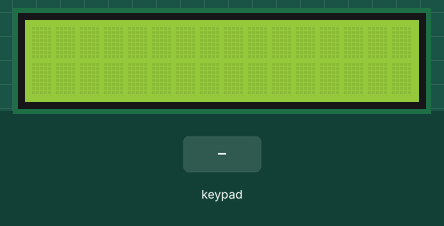
Simulated run of this sketch. Board: Arduino Mega 2560, built with avr-gcc and run on an emulated ATmega2560. Parts: 16×2 character LCD. The inputs (shaded band) are chosen by the test bench. What the sketch prints to the serial monitor is not drawn.

Above: at 1.2 s.
1.3 s: keypad keys 5 3 5 1 4 9 4 7 # pressed 0.4 s apart
At 4.9 s:
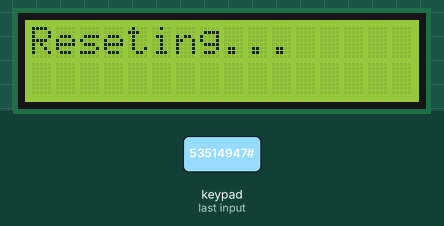
6.4 s: key '2' pressed
At 6.9 s:
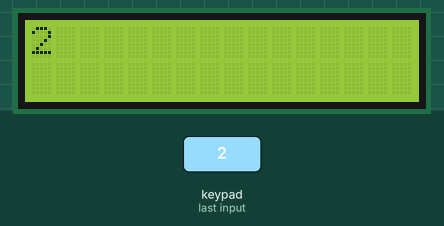
7.9 s: keypad keys 5 3 5 1 4 9 4 7 * pressed 0.4 s apart
At 8.1 s:
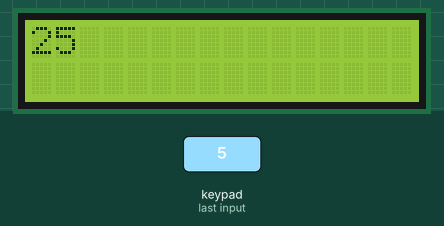
13.0 s: key '6' pressed
At 14.2 s:
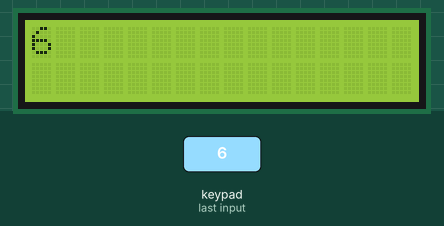
Timing chart, 0 to 15.5 s (numbered marks = the images above; inputs shaded):
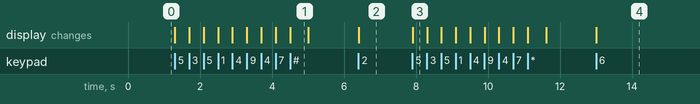

Measured:
- after the input at 1.3 s, the display: first changes at once (image 1 shows a later state)
- after the input at 6.4 s, the display: changes at once (image 2)
- after the input at 7.9 s, the display: changes at once (image 3)
- after the input at 13.0 s, the display: changes at once (image 4)
- what the display in image 1 shows lasts 0.5 s, from 4.5 s to 5.0 s

The sketch:

lcd_tester.ino
```cpp
#include <Keypad.h>
#include <LiquidCrystal.h>

// Set up 4x3 Matrix Keypad
const byte ROWS = 4;
const byte COLS = 3;
// Define byte values for each item. * = 10, # = 11
const byte keys[ROWS][COLS] = {
  {'1', '2', '3'},
  {'4', '5', '6'},
  {'7', '8', '9'},
  {'*', '0', '#'}
};
const byte rowPins[ROWS] = {53, 51, 49, 47};
const byte colPins[COLS] = {52, 50, 48};
Keypad keypad = Keypad(makeKeymap(keys), rowPins, colPins, ROWS, COLS);

// Set up LCD Display
LiquidCrystal lcd = LiquidCrystal(3, 4, 5, 6, 7, 8, 9, 10, 11, 12, 13); //rs, rw, enable, d0-d7S

void setup() {
  // initialize pinModes
  for(int i = 0; i < ROWS; i++){
    pinMode(rowPins[i], INPUT);
  }
  for(int i = 0; i < COLS; i++){
    pinMode(colPins[i], INPUT);
  }
  for(int i = 3; i <=13; i++){
    pinMode(i, INPUT);
  }

  // Initialize communications
  Serial.begin(9600); // Serial communication with computer

  // Start LCD
  lcd.begin(16, 2); // 16x2 Display
}

void loop() {
  // Read from keypad
  char key = keypad.getKey();
  if(key){
    Serial.print(key);
    Serial.println(" was pressed");

    lcd.write(key);
    if(key == '#' || key == '*'){
      lcd.clear();
      lcd.print("Reseting...");
      delay(500); // 0.5 seconds
      lcd.clear();
    }
  }
}
```
